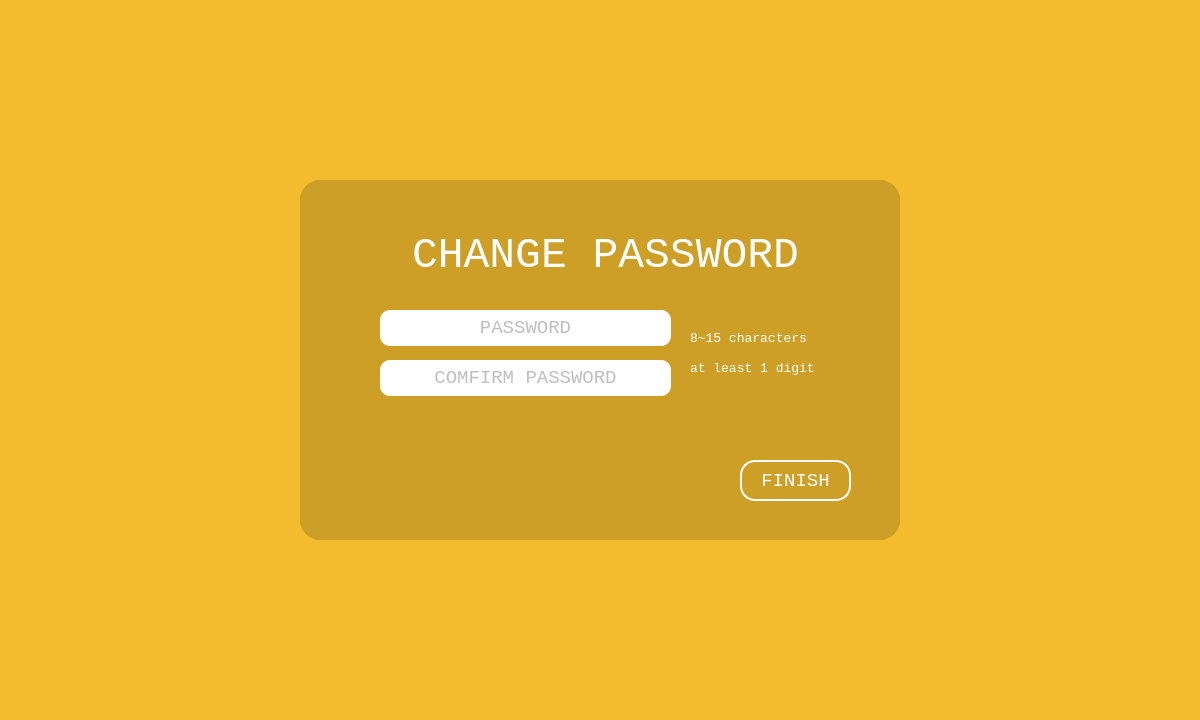
<?xml version="1.0" encoding="UTF-8"?>
<ui version="4.0">
 <class>ChangePWD</class>
 <widget class="QMainWindow" name="ChangePWD">
  <property name="geometry">
   <rect>
    <x>0</x>
    <y>0</y>
    <width>1200</width>
    <height>720</height>
   </rect>
  </property>
  <property name="windowTitle">
   <string>MainWindow</string>
  </property>
  <property name="styleSheet">
   <string notr="true">background-color: rgb(243, 188, 46);</string>
  </property>
  <widget class="QWidget" name="centralwidget">
   <widget class="QLineEdit" name="lineEdit_password1">
    <property name="geometry">
     <rect>
      <x>380</x>
      <y>310</y>
      <width>291</width>
      <height>36</height>
     </rect>
    </property>
    <property name="font">
     <font>
      <family>Consolas</family>
      <pointsize>14</pointsize>
     </font>
    </property>
    <property name="styleSheet">
     <string notr="true">border-radius:  10px; 
background-color: rgb(255, 255, 255);
color: rgb(127, 127, 127);

selection-background-color: rgb(170, 0, 0);
</string>
    </property>
    <property name="text">
     <string/>
    </property>
    <property name="echoMode">
     <enum>QLineEdit::Password</enum>
    </property>
    <property name="alignment">
     <set>Qt::AlignCenter</set>
    </property>
    <property name="placeholderText">
     <string>PASSWORD</string>
    </property>
   </widget>
   <widget class="QLabel" name="label_title">
    <property name="geometry">
     <rect>
      <x>400</x>
      <y>220</y>
      <width>411</width>
      <height>71</height>
     </rect>
    </property>
    <property name="font">
     <font>
      <family>Consolas</family>
      <pointsize>32</pointsize>
      <weight>50</weight>
      <bold>false</bold>
      <underline>false</underline>
      <kerning>true</kerning>
     </font>
    </property>
    <property name="autoFillBackground">
     <bool>false</bool>
    </property>
    <property name="styleSheet">
     <string notr="true">background-color: rgba(0, 0, 0, 0);
color: rgb(255, 255, 255);</string>
    </property>
    <property name="frameShape">
     <enum>QFrame::NoFrame</enum>
    </property>
    <property name="text">
     <string>CHANGE PASSWORD</string>
    </property>
    <property name="textFormat">
     <enum>Qt::AutoText</enum>
    </property>
    <property name="scaledContents">
     <bool>false</bool>
    </property>
    <property name="alignment">
     <set>Qt::AlignCenter</set>
    </property>
    <property name="margin">
     <number>0</number>
    </property>
   </widget>
   <widget class="QGraphicsView" name="foreground">
    <property name="enabled">
     <bool>false</bool>
    </property>
    <property name="geometry">
     <rect>
      <x>300</x>
      <y>180</y>
      <width>600</width>
      <height>360</height>
     </rect>
    </property>
    <property name="styleSheet">
     <string notr="true">background-color: rgba(0, 0, 0, 40);
border-radius:  20px; </string>
    </property>
   </widget>
   <widget class="QPushButton" name="pushButton_next">
    <property name="geometry">
     <rect>
      <x>740</x>
      <y>460</y>
      <width>111</width>
      <height>41</height>
     </rect>
    </property>
    <property name="font">
     <font>
      <family>Consolas</family>
      <pointsize>14</pointsize>
     </font>
    </property>
    <property name="focusPolicy">
     <enum>Qt::ClickFocus</enum>
    </property>
    <property name="autoFillBackground">
     <bool>false</bool>
    </property>
    <property name="styleSheet">
     <string notr="true">color: rgb(255, 255, 255);
background-color: rgba(255, 255, 255, 0);
border: 2px solid white;
border-radius:  15px; </string>
    </property>
    <property name="text">
     <string>FINISH</string>
    </property>
    <property name="iconSize">
     <size>
      <width>20</width>
      <height>20</height>
     </size>
    </property>
    <property name="autoDefault">
     <bool>false</bool>
    </property>
    <property name="default">
     <bool>false</bool>
    </property>
    <property name="flat">
     <bool>true</bool>
    </property>
   </widget>
   <widget class="QLineEdit" name="lineEdit_password2">
    <property name="geometry">
     <rect>
      <x>380</x>
      <y>360</y>
      <width>291</width>
      <height>36</height>
     </rect>
    </property>
    <property name="font">
     <font>
      <family>Consolas</family>
      <pointsize>14</pointsize>
     </font>
    </property>
    <property name="styleSheet">
     <string notr="true">border-radius:  10px; 
background-color: rgb(255, 255, 255);

color: rgb(127, 127, 127);</string>
    </property>
    <property name="text">
     <string/>
    </property>
    <property name="echoMode">
     <enum>QLineEdit::Password</enum>
    </property>
    <property name="alignment">
     <set>Qt::AlignCenter</set>
    </property>
    <property name="placeholderText">
     <string>COMFIRM PASSWORD</string>
    </property>
   </widget>
   <widget class="QLabel" name="label_2">
    <property name="geometry">
     <rect>
      <x>690</x>
      <y>350</y>
      <width>171</width>
      <height>36</height>
     </rect>
    </property>
    <property name="font">
     <font>
      <family>Consolas</family>
      <pointsize>10</pointsize>
      <weight>50</weight>
      <italic>false</italic>
      <bold>false</bold>
     </font>
    </property>
    <property name="styleSheet">
     <string notr="true">border-radius:  12px; 
background-color: rgb(255, 255, 255,0);
color: rgb(255, 255, 255);
font: 10pt &quot;Consolas&quot;;</string>
    </property>
    <property name="text">
     <string>at least 1 digit</string>
    </property>
   </widget>
   <widget class="QLabel" name="label">
    <property name="geometry">
     <rect>
      <x>690</x>
      <y>320</y>
      <width>161</width>
      <height>36</height>
     </rect>
    </property>
    <property name="font">
     <font>
      <family>Consolas</family>
      <pointsize>10</pointsize>
      <weight>50</weight>
      <italic>false</italic>
      <bold>false</bold>
     </font>
    </property>
    <property name="styleSheet">
     <string notr="true">border-radius:  12px; 
background-color: rgb(255, 255, 255,0);
color: rgb(255, 255, 255);
font: 10pt &quot;Consolas&quot;;</string>
    </property>
    <property name="text">
     <string>8~15 characters</string>
    </property>
   </widget>
   <widget class="QTextBrowser" name="textBrowser_alert">
    <property name="geometry">
     <rect>
      <x>380</x>
      <y>420</y>
      <width>331</width>
      <height>81</height>
     </rect>
    </property>
    <property name="font">
     <font>
      <family>Consolas</family>
      <pointsize>11</pointsize>
      <weight>50</weight>
      <italic>false</italic>
      <bold>false</bold>
     </font>
    </property>
    <property name="styleSheet">
     <string notr="true">font: 11pt &quot;Consolas&quot;;
color: rgb(64, 64, 64);
background-color: rgba(255, 255, 255, 0);
border-color: rgba(255, 255, 255, 0);
border: 3px;

</string>
    </property>
   </widget>
   <zorder>foreground</zorder>
   <zorder>lineEdit_password1</zorder>
   <zorder>label_title</zorder>
   <zorder>pushButton_next</zorder>
   <zorder>lineEdit_password2</zorder>
   <zorder>label_2</zorder>
   <zorder>label</zorder>
   <zorder>textBrowser_alert</zorder>
  </widget>
  <widget class="QMenuBar" name="menubar">
   <property name="geometry">
    <rect>
     <x>0</x>
     <y>0</y>
     <width>1200</width>
     <height>22</height>
    </rect>
   </property>
  </widget>
  <widget class="QStatusBar" name="statusbar"/>
 </widget>
 <resources/>
 <connections/>
</ui>
